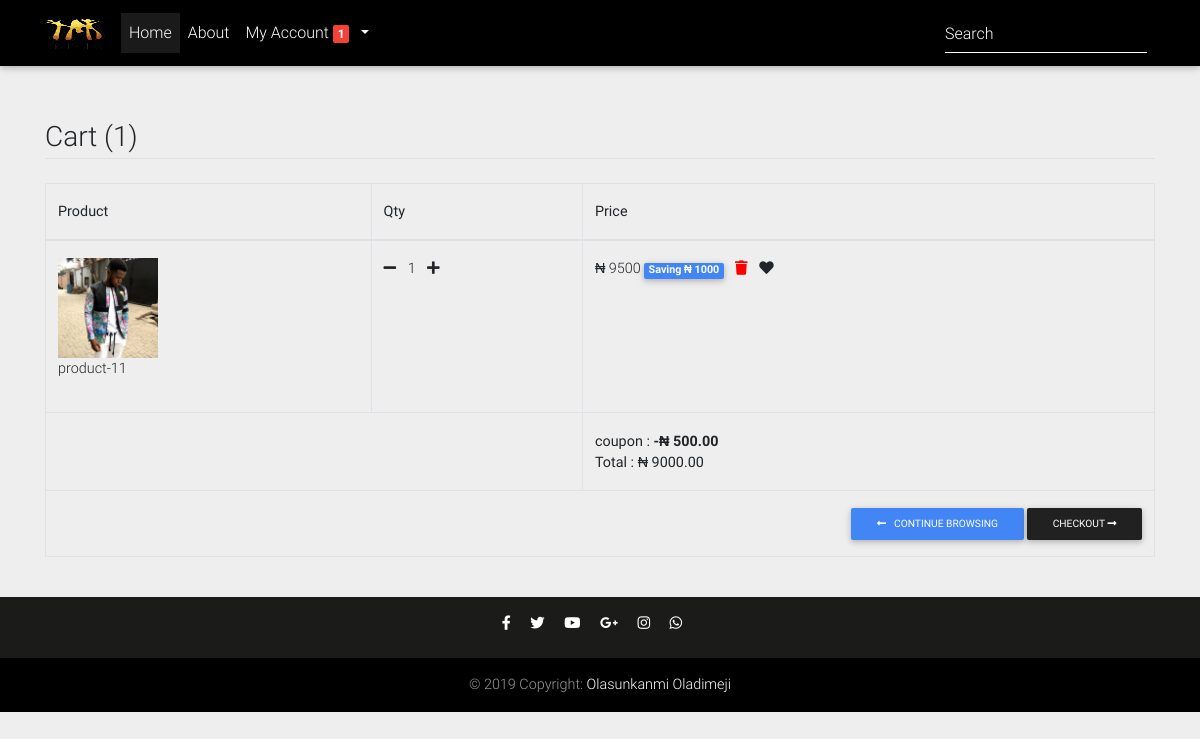
/order-cart (signed in), run on the app's committed database.
### core/models.py (models this page shows, shortened)
class Order(models.Model):
    user = models.ForeignKey(settings.AUTH_USER_MODEL,
                                on_delete=models.CASCADE)
    ref_code = models.CharField(max_length=20, unique=True)
    items = models.ManyToManyField(OrderItem)
    ordered = models.BooleanField(default=False)
    start_date = models.DateTimeField(auto_now_add=True)
    ordered_date = models.DateField()
    delivery_date = models.DateField()
    being_delivered = models.CharField(choices=status_choice,default='In process',max_length=150)
    received = models.BooleanField(default=False)
    refund_requested = models.BooleanField(default=False)
    refund_granted = models.BooleanField(default=False)
    shipping_address = models.ForeignKey(
        'Address', related_name='shipping_address', on_delete=models.SET_NULL, blank=True, null=True)
    payment = models.ForeignKey('Payment', on_delete=models.SET_NULL, blank=True, null=True)
    coupon = models.ForeignKey(
        'Coupon', on_delete=models.SET_NULL, blank=True, null=True)
    def get_total(self):
        total = 0
        for order_item in self.items.all():
            total += order_item.get_final_price()
        if self.coupon:
            total -= self.coupon.amount
        return total
    class Meta:
        verbose_name = ("Order")
        verbose_name_plural = ("Orders")

class OrderItem(models.Model):
    user = models.ForeignKey(settings.AUTH_USER_MODEL,
                                on_delete=models.CASCADE)
    ordered = models.BooleanField(default=False)
    item = models.ForeignKey(Product,on_delete=models.CASCADE)
    quantity = models.IntegerField(default=1)
    def get_total_item_price(self):
        return self.quantity * self.item.price
    def get_total_discount_item_price(self):
        return self.quantity * self.item.discount_price
    def get_amount_saved(self):
        return self.get_total_item_price() - self.get_total_discount_item_price()
    def get_final_price(self):
        if self.item.discount_price:
            return self.get_total_discount_item_price()
        return self.get_total_item_price()
    class Meta:
        verbose_name = ("OrderItem")
        verbose_name_plural = ("OrderItems")

class Product(models.Model):
    title=models.CharField(max_length=200)
    slug=models.CharField(max_length=400)
    detail=models.TextField()
    specs=models.TextField()
    category=models.ForeignKey(Category,on_delete=models.CASCADE)
    status=models.BooleanField(default=True)
    color=models.ForeignKey(Color,on_delete=models.CASCADE)
    size=models.ForeignKey(Size,on_delete=models.CASCADE)
    price=models.PositiveIntegerField(default=0)
    image=models.ImageField(upload_to="product_imgs/")
    label = models.CharField(choices=LABEL_CHOICES,max_length=2,null=True,blank=True)
    label_text = models.CharField(choices=text_label,max_length=10,null=True,blank=True)
    discount_price = models.PositiveIntegerField(null=True,blank=True)
    class Meta:
        verbose_name_plural='6. Products'
    def get_absolute_url(self):
        return reverse("core:product_detail", kwargs={"slug": self.slug})

class Coupon(models.Model):
    code = models.CharField(max_length=15)
    amount = models.DecimalField(max_digits=9, decimal_places=2,blank=True,null=True)
    class Meta:
        verbose_name_plural='Coupon'

### core/views.py (the view)
# urls.py: path('order-cart', views.cartfunc.as_view(),name='cart-order'),
class cartfunc(LoginRequiredMixin,View):
    def get(self, *args, **kwargs):
        try:
            order = Order.objects.get(user=self.request.user, ordered=False)
            wlist=Wishlist.objects.filter(user=self.request.user).order_by('-id')
            context = {
                'cart_data': order,
                'wlist':wlist
            }
            return render(self.request, 'core/cart-page.html', context)
        except ObjectDoesNotExist:
            messages.warning(self.request, "You do not have an active order")
            return render(self.request, 'core/cart-page.html')

### core/templatetags/cart_template_tags.py (called while the page is built)
@register.filter
def cart_item_count(user):
    if user.is_authenticated:
        qs = Order.objects.filter(user=user, ordered=False)
        if qs.exists():
            return qs[0].items.count()
    return 0

### core/Template/core/cart-page.html (shortened to what this page needs)
{% extends 'base.html' %}
{% load static %}
{% load i18n %}
{% load cart_template_tags %}
{% block 'content' %}
<main class="container  mt-5 pt-5" id="cartList">
	<h3 class="my-4 border-bottom pb-1">Cart ({{request.user|cart_item_count}})</h3>
    <div class="table-responsive">
        <table class="table table-bordered">
            <thead>
                <tr>
                    <th>Product</th>
                    <th>Qty</th>
                    <th>Price</th>
                </tr>
            </thead>
            <tbody>
                {% for product_id in cart_data.items.all %}
                <tr>
                    <td>
                        <img class="zoom" src="/media/{{product_id.item.image}}" width="100" />
                        <p><a href="{{product_id.item.get_absolute_url}}">{{product_id.item.title}}</a></p>
                    </td>
                    <td>
                        <a href="{% url 'core:remove_item_cart' product_id.item.slug %}"><i class="fa fa-minus "></i></a>
                        <span class="p-2">{{ product_id.quantity }}</span>
                        <a href="{% url 'core:add_to_cart' product_id.item.slug %}"><i class="fa fa-plus "></i></a>
                    </td>
                    <td>
                        {% if product_id.item.discount_price %}
                            &#8358; {{ product_id.get_total_discount_item_price }}
                            <span class="badge badge-primary">Saving &#8358; {{ product_id.get_amount_saved }}</span>
                        {% else %}
                            &#8358; {{ product_id.get_total_item_price }}
                        {% endif %}</span>
                        <a href="{% url 'core:remove_from_cart' product_id.item.slug %}"  class="ml-2 " >
                            <i style="color:red;" class="fa fa-trash mr-2"></i></a>
                        <a href="{% url 'core:add_wishlist' product_id.id %}" class=" mr-3 " data-product="{{item.id}}"><i class="fa fa-heart"></i></a></td>
                </tr>
                {% endfor %}
            </tbody>
            <tfoot>
                <tr>
                    <td colspan="2"></td>
                    <th>
                            {% if cart_data.coupon %}
                                coupon : <b>-&#8358; {{ cart_data.coupon.amount }}</b>
                            {% endif %}
                            <br>
                        Total : &#8358; {{ cart_data.get_total }}
                    </th>
                </tr>
                {% if cart_data %}
                <tr>
                    <td colspan="4" align="right">
                        <a href="/" class="btn btn-primary btn-sm"><i class="fa fa-long-arrow-alt-left mr-2"></i>Continue Browsing  </a>
                        <a href="{% url 'core:checkout' %}" class="btn btn-dark btn-sm">Checkout <i class="fa fa-long-arrow-alt-right"></i></a>
                    </td>
                </tr>
                {% endif %}
            </tfoot>
        </table>
    </div>
</main>
{% endblock 'content' %}

### core/Template/base.html (shortened to what this page needs)
<!DOCTYPE html>
{% load static %}
{% load i18n %}
{% load cart_template_tags %}
<html lang="en">
<head>
  <link rel="stylesheet" href="https://use.fontawesome.com/releases/v5.11.2/css/all.css">
  <link href="{% static 'css/bootstrap.min.css' %}" rel="stylesheet">
  <link href="{% static 'css/mdb.min.css' %}" rel="stylesheet">
  <link href="{% static 'css/style.min.css' %}" rel="stylesheet">
  <link href="{% static 'css/style.css' %}" rel="stylesheet">
  <link href="{% static 'css/template.scss' %}" rel="stylesheet">
</head>
<body class="grey lighten-3">
  <nav class="navbar fixed-top navbar-expand-lg navbar-dark black scrolling-navbar">
    <div class="container">
      <a class="navbar-brand waves-effect" href="/" >
       <img src="{% static 'img/Logo.png' %}" height="30" width="60" alt="Makafrica">
      </a>
      <div class="collapse navbar-collapse" id="navbarSupportedContent">
        <ul class="navbar-nav mr-auto">
          <li class="nav-item active">
            <a class="nav-link waves-effect" href="/">Home
            </a>
          </li>
          <li class="nav-item">
            <a class="nav-link waves-effect" href="{% url 'core:aboutus' %}">About</a>
          </li>
          <li class="nav-item dropdown">
            <a class="nav-link  dropdown-toggle" href="#" id="navbarDropdown" role="button" data-toggle="dropdown" aria-haspopup="true" aria-expanded="false">
              My Account <span class="badge red z-depth-1 mr-1"> {{request.user|cart_item_count}} </span>
            </a>
          </li>
        </ul>
        <form class="form-inline" method="get" action="{% url 'core:search' %}">
          <div class="md-form my-0">
            <input class="form-control mr-sm-2" name="q" type="text" placeholder="Search" aria-label="Search">
          </div>
        </form>
      </div>
    </div>
  </nav>
{% block 'content' %}
{% endblock 'content' %}
  <footer class="page-footer footer text-center font-small mt-4 wow fadeIn  black">
    <div class="pb-4  pt-3" style="background-color: rgb(27, 27, 26);">
      <a href="" target="_blank">
        <i class="fab fa-facebook-f mr-3"></i>
      </a>
      <a href="" target="_blank">
        <i class="fab fa-twitter mr-3"></i>
      </a>
      <a href="" target="_blank">
        <i class="fab fa-youtube mr-3"></i>
      </a>
      <a href="" target="_blank">
        <i class="fab fa-google-plus-g mr-3"></i>
      </a>
      <a href="" target="_blank">
        <i class="fab fa-instagram mr-3"></i>
      </a>
      <a href="" target="_blank">
        <i class="fab fa-whatsapp mr-3"></i>
      </a>
    </div>
    <div class="footer-copyright py-3">
      © 2019 Copyright:
      <a href="" >Olasunkanmi Oladimeji </a>
    </div>
  </footer>
</body>
</html>

### Static/css/style.css (style rules this page uses)
html, body, .view { height: 100%; }
.page-footer { background-color: #929FBA; }

### core/Template/base.html (style rules this page uses)
html, body, header, .carousel { height: 50vh; }

### data on the page
OrderItem: item.image (picture), item "product-11", quantity "1", get_total_discount_item_price "9500", get_amount_saved "1000"
Order: coupon.amount "500.00", get_total "9000.00"

### other printed values
{{ request.user|cart_item_count }} "1"
